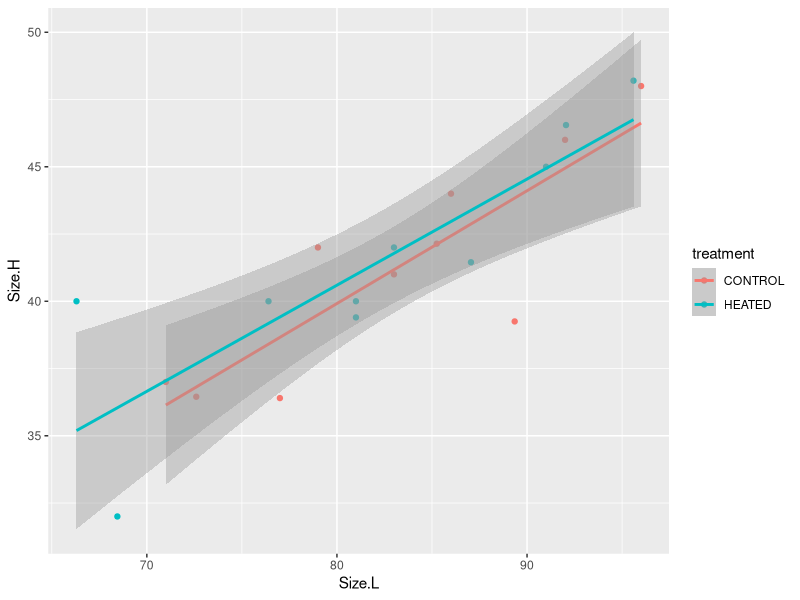
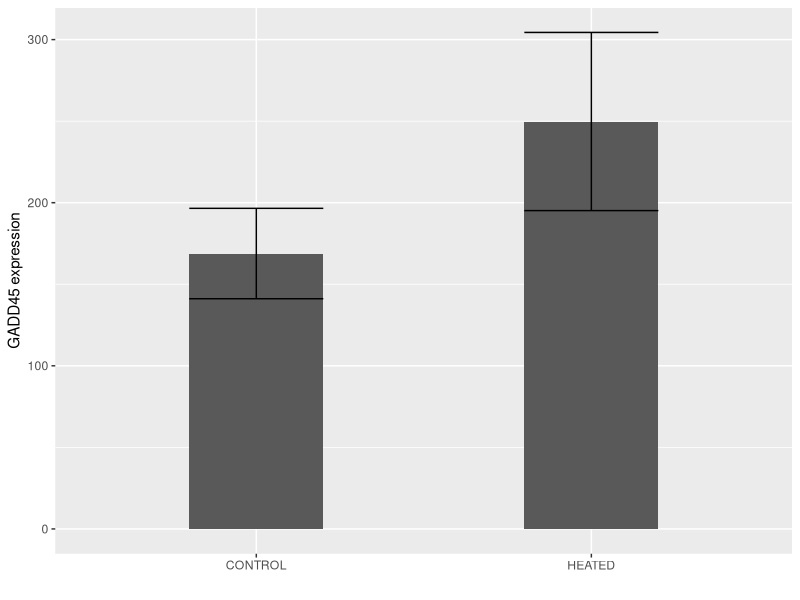
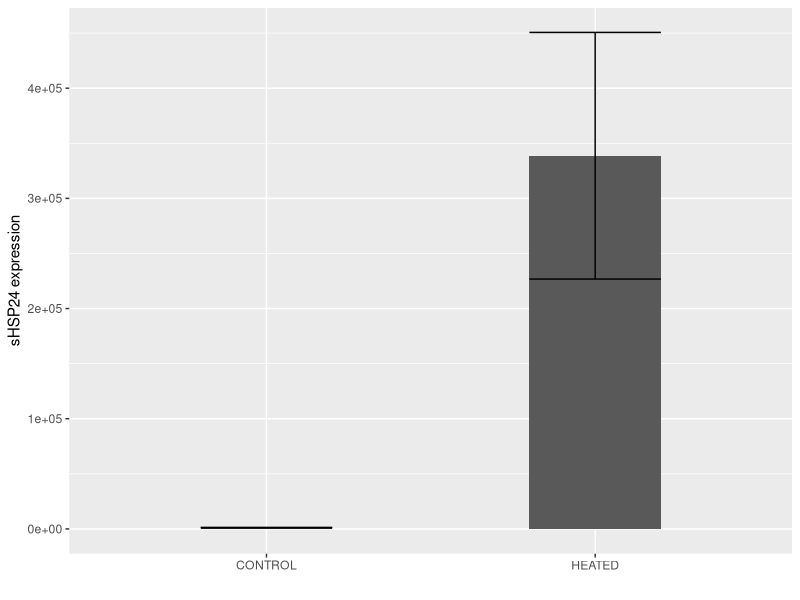
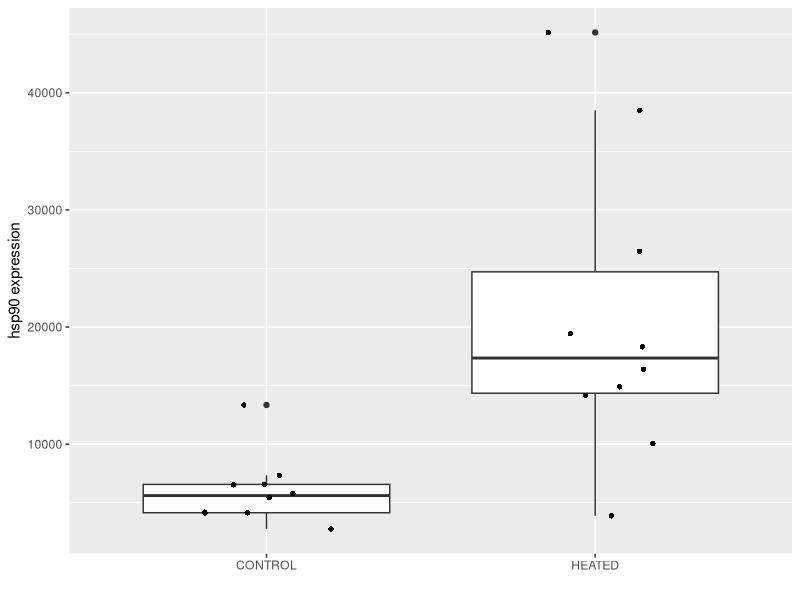
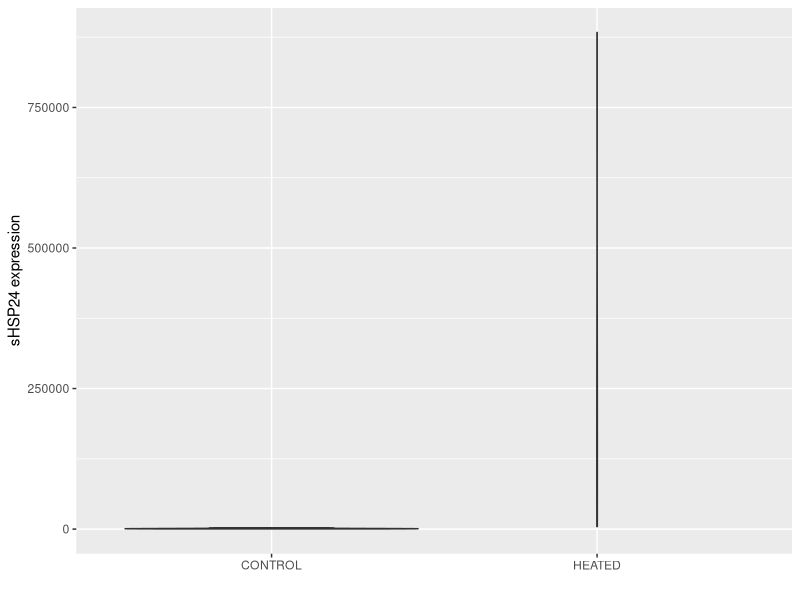

Here is the R script that generated these plots, in order: (Note: this script raises an error after producing the figures.)
## ---- chunk 1
library(tidyverse)
## ---- chunk 2
exp <- read.delim("../data/myt-gene-exp.csv", sep = ",")
## ---- chunk 3
exp <- drop_na(exp)
## ---- chunk 4
ggplot(exp, aes(x = Size.L, y = Size.H, color = treatment)) +
  geom_point() +
  geom_smooth(method = "lm")
## ---- chunk 5
exp %>% 
  group_by(treatment) %>%
  summarise(sem = sd(GADD45.converted)/sqrt(n()),
            GADD45.converted = mean(GADD45.converted)) %>%
  ggplot(aes(x = treatment, y = GADD45.converted)) + 
  geom_col(position = "dodge",
           width = 0.4) + 
  geom_errorbar(aes(ymin=GADD45.converted-sem, ymax=GADD45.converted+sem), width=.4,
                position = position_dodge()) +
  labs(x ="", y = "GADD45 expression", legend.title="") 
## ---- chunk 6
exp %>% 
  group_by(treatment) %>%
  summarise(sem = sd(sHSP24.converted)/sqrt(n()),
            sHSP24.converted = mean(sHSP24.converted)) %>%
  ggplot(aes(x = treatment, y = sHSP24.converted)) + 
  geom_col(position = "dodge",
           width = 0.4) + 
  geom_errorbar(aes(ymin=sHSP24.converted-sem, ymax=sHSP24.converted+sem), width=.4,
                position = position_dodge()) +
  labs(x ="", y = "sHSP24 expression", legend.title="") 
## ---- chunk 7
exp %>% 
  ggplot(aes(x = treatment, y = HSP90.converted)) + 
  geom_boxplot() + 
  geom_jitter(shape=16, position=position_jitter(0.2)) +
  labs(x ="", y = "hsp90 expression", legend.title="") 
## ---- chunk 8
exp %>% 
  ggplot(aes(x = treatment, y = sHSP24.converted)) + 
  geom_violin() + 
  labs(x ="", y = "sHSP24 expression", legend.title="") 
## ---- chunk 9
write_delim(exp, "../output/expression_01.tab", delim = "\t")
## ---- chunk 10
exp_long <- read.delim("../data/exp_longer.txt", sep = "\t")
## ---- chunk 11
exp_long <- exp_long %>%
  mutate(gene_norm = log10(exp))
## ---- chunk 12
exp_long %>% 
  ggplot(aes(x = treatment, y = gene_norm, fill = treatment)) + 
  geom_boxplot() + 
  geom_jitter(shape=1, position=position_jitter(0.2)) +
  facet_grid(~gene) +
  scale_fill_manual(values=c("#bbeeee", "#ffa500")) +
  theme(axis.title.x=element_blank(), axis.text.x=element_blank(),
                      axis.ticks.x=element_blank()) +
  ylab("gene expression (log10 arbitrary)")
## ---- chunk 13

# Specify SVG image name/location.
svg("../figures/log10-exp-boxplots.svg")

exp_long %>% 
  ggplot(aes(x = treatment, y = gene_norm, fill = treatment)) + 
  geom_boxplot() + 
  geom_jitter(shape=1, position=position_jitter(0.2)) +
  facet_grid(~gene) +
  scale_fill_manual(values=c("#bbeeee", "#ffa500")) +
  theme(axis.title.x=element_blank(), axis.text.x=element_blank(),
                      axis.ticks.x=element_blank()) +
  ylab("gene expression (log10 arbitrary)")

# Close image device
dev.off()

## ---- chunk 14
exp_long %>% 
  ggplot(aes(x = treatment, y = exp)) + 
  geom_boxplot() + 
  geom_jitter(shape=1, position=position_jitter(0.1)) +
  facet_grid(~gene)
## ---- chunk 15
t.test(exp$GADD45.converted~exp$treatment)
## ---- chunk 16
t.test(exp$sHSP24.converted~exp$treatment)
## ---- chunk 17
t.test(exp$HSC70.converted~exp$treatment)
## ---- chunk 18
summary(glm(exp$HSC70.converted~exp$treatment))
